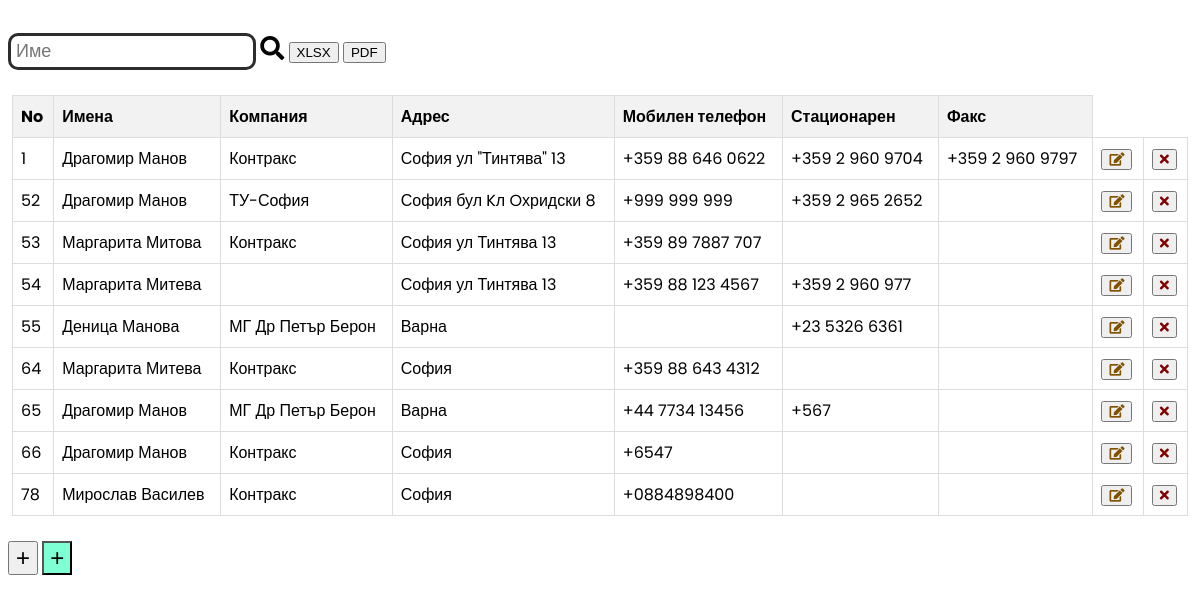
The page / on the database its author committed.
### tables this page shows
CREATE TABLE `people` (
  `id` int(20) NOT NULL,
  `name` varchar(100) NOT NULL,
  `company` varchar(20) NOT NULL,
  `address` varchar(100) NOT NULL,
  `mobile` varchar(20) DEFAULT NULL,
  `stat` varchar(20) DEFAULT NULL,
  `fax` varchar(20) DEFAULT NULL
);

### index.php (the view, shortened to what this page needs)
<?php
include("database.php");
?>
<!DOCTYPE html>
<html lang="en">
<head>
    <link rel="stylesheet" href="index.css">
    <link rel="stylesheet" href="https://cdnjs.cloudflare.com/ajax/libs/font-awesome/5.15.4/css/all.min.css">
</head>
<body>
    <?php
    $sql = "SELECT * FROM people";
    $result = $conn->query($sql);
    ?>
<br>
<input id="search" placeholder="Име" style="font-size:large"> <i class="fas fa-search" style="font-size:x-large"></i>
<button id="exportBtn">XLSX</button>
<button id="exportPdfBtn">PDF</button>
<br><br>
<table id="dataTable">
    <thead>
        <tr>
            <th>No</th>
            <th>Имена</th>
            <th>Компания</th>
            <th>Адрес</th>
            <th>Мобилен телефон</th>
            <th>Стационарен</th>
            <th>Факс</th>
        </tr>
    </thead>
    <tbody>
    <?php
if ($result->num_rows > 0) {
    while ($row = $result->fetch_assoc()) {
        echo "<tr>";
        echo "<td class='row_id' id='user_" . $row["id"] . "'>" . $row["id"] . "</td>";
        echo "<td class='name'><span onclick='openPopup(\"" . $row["name"] . "\")'>" . $row["name"] . "</span></td>";
        echo "<td class='editable' data-column='company'>" . $row["company"] . "</td>";
        echo "<td class='editable' data-column='address'>" . $row["address"] . "</td>";
        echo "<td class='editable' data-column='mobile'>" . $row["mobile"] . "</td>";
        echo "<td class='editable' data-column='stat'>" . $row["stat"] . "</td>";
        echo "<td class='editable' data-column='fax'>" . $row["fax"] . "</td>";
        echo "<td><button class='editBtn' data-id='" . $row["id"] . "'><i class='fas fa-edit' style='color:orange; filter: brightness(0.5);'> </i></button></td>";
        echo "<td><button class='deleteBtn' data-id='" . $row["id"] . "'><i class='fas fa-times' style='color:red; filter: brightness(0.5);'> </i></button></td>";
         echo "</tr>";
    }
} else {
    echo "<tr><td colspan='7'>No data available</td></tr>";
}
?>
</tbody>
</table>
<br>
<button id="addRowBtn"> + </button>
<button onclick="closeForm(0)" id="formBtn"> + </button>
</body>
</html>

### index.css (style rules this page uses)
body { font-family: "Poppins", sans-serif; }
table { margin: auto; width: 98vw !important; border-collapse: collapse; cursor: default; background-color: white; }
th, td { border: 1px solid #ddd; padding: 8px; text-align: left; }
th { background-color: #f2f2f2; }
#addRowBtn, #formBtn { margin: auto; font-size: 1.5rem; }
#formBtn { background-color: aquamarine; }
#search { border: solid #2d2d2d; border-radius: 10px; padding: 5px; }

### rows shown on the page
people: id "1", name "Драгомир Манов", company "Контракс", address "София ул \"Тинтява\" 13", mobile "+359 88 646 0622", stat "+359 2 960 9704", fax "+359 2 960 9797"
people: id "52", name "Драгомир Манов", company "ТУ-София", address "София бул Kл Oхридски 8", mobile "+999 999 999", stat "+359 2 965 2652"
people: id "53", name "Маргарита Митова", company "Контракс", address "София ул Тинтява 13", mobile "+359 89 7887 707"
people: id "54", name "Маргарита Митева", address "София ул Тинтява 13", mobile "+359 88 123 4567", stat "+359 2 960 977"
people: id "55", name "Деница Манова", company "МГ Др Петър Берон", address "Варна", stat "+23 5326 6361"
people: id "64", name "Маргарита Митева", company "Контракс", address "София", mobile "+359 88 643 4312"
people: id "65", name "Драгомир Манов", company "МГ Др Петър Берон", address "Варна", mobile "+44 7734 13456", stat "+567"
people: id "66", name "Драгомир Манов", company "Контракс", address "София", mobile "+6547"
people: id "78", name "Мирослав Василев", company "Контракс", address "София", mobile "+0884898400"
